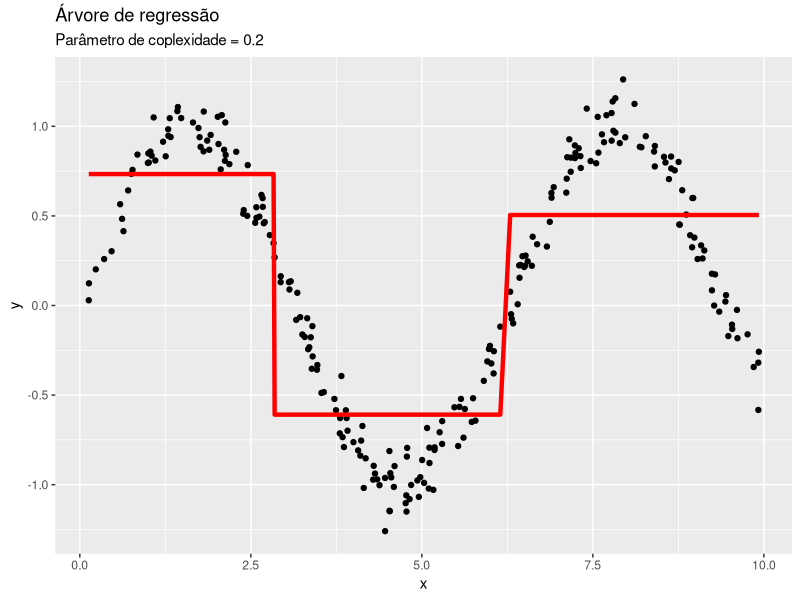

Source code (R):
library(ggplot2)
library(tibble)
library(rpart)

random_y <- function(n = 250L, sigma = 0.1){
  x <- runif(n = n, min = 0, max = 10)
  tibble(x = x, y = rnorm(n = n, mean = sin(x), sd = sigma))
}

set.seed(0)

arvore <- function(dados, complexidade = 0.5, graph = TRUE, ...){
  
  dados <- random_y(...)
  
  arvore <- rpart::rpart(formula = y ~ ., data = dados)
  arvore <- rpart::prune(arvore, cp = complexidade) # Realizando poda
  
  dados$y_chapeu <- predict(arvore, newdata = dados)
  
  # Plotando x versus y -----------------------------------------------------
  dados |> 
    ggplot(aes(x, y)) + 
    geom_point() + 
    geom_line(aes(x, y_chapeu), linewidth = 1.5, col = "red") +
    labs(
      title = "Árvore de regressão",
      subtitle = glue::glue("Parâmetro de coplexidade = {complexidade}")
    )
}

arvore(complexidade = 0.2)




